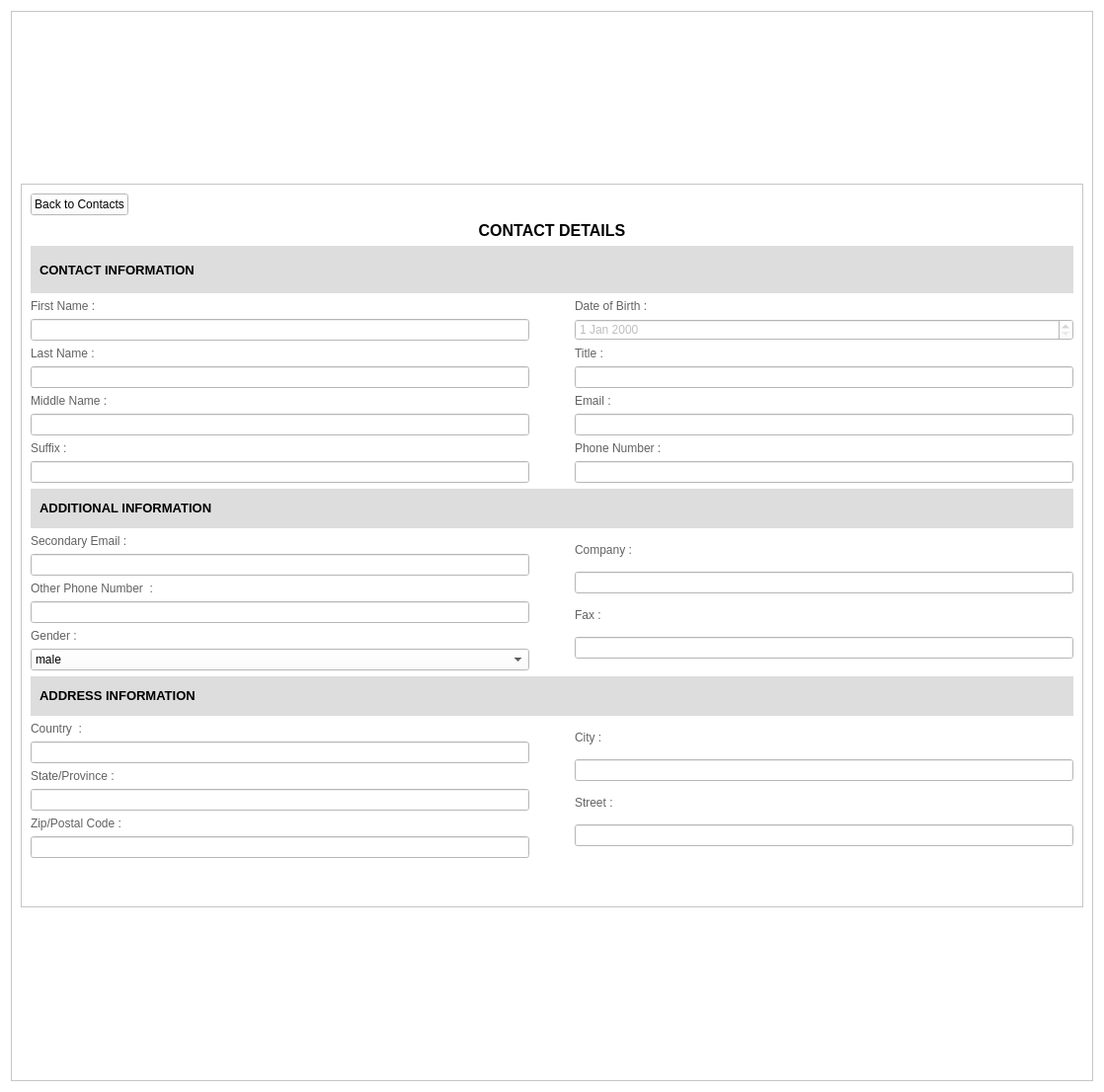
<?xml version="1.0" encoding="UTF-8"?>
<ui version="4.0">
 <class>contacts_view</class>
 <widget class="QWidget" name="contacts_view">
  <property name="geometry">
   <rect>
    <x>0</x>
    <y>0</y>
    <width>1118</width>
    <height>1106</height>
   </rect>
  </property>
  <property name="sizePolicy">
   <sizepolicy hsizetype="Expanding" vsizetype="Expanding">
    <horstretch>0</horstretch>
    <verstretch>0</verstretch>
   </sizepolicy>
  </property>
  <property name="windowTitle">
   <string>Contact Details</string>
  </property>
  <property name="styleSheet">
   <string notr="true">background-color: rgb(255, 255, 255);</string>
  </property>
  <layout class="QVBoxLayout" name="verticalLayout_3">
   <item>
    <widget class="QScrollArea" name="scrollArea_4">
     <property name="sizePolicy">
      <sizepolicy hsizetype="Expanding" vsizetype="Expanding">
       <horstretch>0</horstretch>
       <verstretch>0</verstretch>
      </sizepolicy>
     </property>
     <property name="widgetResizable">
      <bool>true</bool>
     </property>
     <property name="alignment">
      <set>Qt::AlignmentFlag::AlignCenter</set>
     </property>
     <widget class="QWidget" name="scrollAreaWidgetContents_4">
      <property name="geometry">
       <rect>
        <x>0</x>
        <y>0</y>
        <width>1094</width>
        <height>1082</height>
       </rect>
      </property>
      <property name="sizePolicy">
       <sizepolicy hsizetype="Expanding" vsizetype="Expanding">
        <horstretch>0</horstretch>
        <verstretch>0</verstretch>
       </sizepolicy>
      </property>
      <layout class="QGridLayout" name="gridLayout_2">
       <item row="0" column="1">
        <widget class="QFrame" name="frame_4">
         <property name="sizePolicy">
          <sizepolicy hsizetype="Expanding" vsizetype="Fixed">
           <horstretch>0</horstretch>
           <verstretch>0</verstretch>
          </sizepolicy>
         </property>
         <property name="minimumSize">
          <size>
           <width>0</width>
           <height>0</height>
          </size>
         </property>
         <property name="maximumSize">
          <size>
           <width>16777215</width>
           <height>16777215</height>
          </size>
         </property>
         <property name="frameShape">
          <enum>QFrame::Shape::StyledPanel</enum>
         </property>
         <property name="frameShadow">
          <enum>QFrame::Shadow::Raised</enum>
         </property>
         <layout class="QGridLayout" name="gridLayout">
          <item row="1" column="0">
           <widget class="QLabel" name="label">
            <property name="font">
             <font>
              <pointsize>12</pointsize>
              <bold>true</bold>
             </font>
            </property>
            <property name="text">
             <string>CONTACT DETAILS</string>
            </property>
            <property name="alignment">
             <set>Qt::AlignmentFlag::AlignCenter</set>
            </property>
           </widget>
          </item>
          <item row="3" column="0">
           <layout class="QGridLayout" name="gridLayout_8">
            <item row="0" column="2">
             <layout class="QGridLayout" name="gridLayout_9">
              <item row="5" column="0">
               <widget class="QLineEdit" name="email_line">
                <property name="enabled">
                 <bool>false</bool>
                </property>
                <property name="sizePolicy">
                 <sizepolicy hsizetype="Expanding" vsizetype="Fixed">
                  <horstretch>0</horstretch>
                  <verstretch>0</verstretch>
                 </sizepolicy>
                </property>
                <property name="minimumSize">
                 <size>
                  <width>0</width>
                  <height>0</height>
                 </size>
                </property>
                <property name="maximumSize">
                 <size>
                  <width>16777215</width>
                  <height>16777215</height>
                 </size>
                </property>
               </widget>
              </item>
              <item row="2" column="0">
               <widget class="QLabel" name="TitleLabel_4">
                <property name="sizePolicy">
                 <sizepolicy hsizetype="Expanding" vsizetype="Fixed">
                  <horstretch>0</horstretch>
                  <verstretch>0</verstretch>
                 </sizepolicy>
                </property>
                <property name="styleSheet">
                 <string notr="true">color: rgb(98, 98, 98);</string>
                </property>
                <property name="text">
                 <string>Title :</string>
                </property>
               </widget>
              </item>
              <item row="0" column="0">
               <widget class="QLabel" name="DateOfBirthLabel_4">
                <property name="sizePolicy">
                 <sizepolicy hsizetype="Expanding" vsizetype="Fixed">
                  <horstretch>0</horstretch>
                  <verstretch>0</verstretch>
                 </sizepolicy>
                </property>
                <property name="styleSheet">
                 <string notr="true">color: rgb(98, 98, 98);</string>
                </property>
                <property name="text">
                 <string>Date of Birth :</string>
                </property>
               </widget>
              </item>
              <item row="3" column="0">
               <widget class="QLineEdit" name="title_line">
                <property name="enabled">
                 <bool>false</bool>
                </property>
                <property name="sizePolicy">
                 <sizepolicy hsizetype="Expanding" vsizetype="Fixed">
                  <horstretch>0</horstretch>
                  <verstretch>0</verstretch>
                 </sizepolicy>
                </property>
                <property name="minimumSize">
                 <size>
                  <width>0</width>
                  <height>0</height>
                 </size>
                </property>
                <property name="maximumSize">
                 <size>
                  <width>16777215</width>
                  <height>16777215</height>
                 </size>
                </property>
               </widget>
              </item>
              <item row="7" column="0">
               <widget class="QLineEdit" name="phone_line">
                <property name="enabled">
                 <bool>false</bool>
                </property>
                <property name="sizePolicy">
                 <sizepolicy hsizetype="Expanding" vsizetype="Fixed">
                  <horstretch>0</horstretch>
                  <verstretch>0</verstretch>
                 </sizepolicy>
                </property>
                <property name="minimumSize">
                 <size>
                  <width>0</width>
                  <height>0</height>
                 </size>
                </property>
                <property name="maximumSize">
                 <size>
                  <width>16777215</width>
                  <height>16777215</height>
                 </size>
                </property>
               </widget>
              </item>
              <item row="4" column="0">
               <widget class="QLabel" name="MiddleNameLabel_8">
                <property name="sizePolicy">
                 <sizepolicy hsizetype="Expanding" vsizetype="Fixed">
                  <horstretch>0</horstretch>
                  <verstretch>0</verstretch>
                 </sizepolicy>
                </property>
                <property name="styleSheet">
                 <string notr="true">color: rgb(98, 98, 98);</string>
                </property>
                <property name="text">
                 <string>Email :</string>
                </property>
               </widget>
              </item>
              <item row="6" column="0">
               <widget class="QLabel" name="SuffixLabel_8">
                <property name="sizePolicy">
                 <sizepolicy hsizetype="Expanding" vsizetype="Fixed">
                  <horstretch>0</horstretch>
                  <verstretch>0</verstretch>
                 </sizepolicy>
                </property>
                <property name="styleSheet">
                 <string notr="true">color: rgb(98, 98, 98);</string>
                </property>
                <property name="text">
                 <string>Phone Number :</string>
                </property>
               </widget>
              </item>
              <item row="1" column="0">
               <widget class="QDateEdit" name="dob_date">
                <property name="enabled">
                 <bool>false</bool>
                </property>
               </widget>
              </item>
             </layout>
            </item>
            <item row="0" column="1">
             <spacer name="horizontalSpacer">
              <property name="orientation">
               <enum>Qt::Orientation::Horizontal</enum>
              </property>
              <property name="sizeType">
               <enum>QSizePolicy::Policy::Preferred</enum>
              </property>
              <property name="sizeHint" stdset="0">
               <size>
                <width>40</width>
                <height>20</height>
               </size>
              </property>
             </spacer>
            </item>
            <item row="1" column="0">
             <layout class="QVBoxLayout" name="verticalLayout"/>
            </item>
            <item row="0" column="0">
             <layout class="QGridLayout" name="gridLayout_10">
              <item row="7" column="0">
               <widget class="QLineEdit" name="suffix_line">
                <property name="enabled">
                 <bool>false</bool>
                </property>
                <property name="sizePolicy">
                 <sizepolicy hsizetype="Expanding" vsizetype="Fixed">
                  <horstretch>0</horstretch>
                  <verstretch>0</verstretch>
                 </sizepolicy>
                </property>
                <property name="minimumSize">
                 <size>
                  <width>0</width>
                  <height>0</height>
                 </size>
                </property>
                <property name="maximumSize">
                 <size>
                  <width>16777215</width>
                  <height>16777215</height>
                 </size>
                </property>
               </widget>
              </item>
              <item row="0" column="0">
               <widget class="QLabel" name="FirstNameLabel_4">
                <property name="sizePolicy">
                 <sizepolicy hsizetype="Expanding" vsizetype="Fixed">
                  <horstretch>0</horstretch>
                  <verstretch>0</verstretch>
                 </sizepolicy>
                </property>
                <property name="styleSheet">
                 <string notr="true">color: rgb(98, 98, 98);</string>
                </property>
                <property name="text">
                 <string>First Name :</string>
                </property>
               </widget>
              </item>
              <item row="2" column="0">
               <widget class="QLabel" name="LastNameLabel_4">
                <property name="sizePolicy">
                 <sizepolicy hsizetype="Expanding" vsizetype="Fixed">
                  <horstretch>0</horstretch>
                  <verstretch>0</verstretch>
                 </sizepolicy>
                </property>
                <property name="styleSheet">
                 <string notr="true">color: rgb(98, 98, 98);</string>
                </property>
                <property name="text">
                 <string>Last Name :</string>
                </property>
               </widget>
              </item>
              <item row="3" column="0">
               <widget class="QLineEdit" name="lastname_line">
                <property name="enabled">
                 <bool>false</bool>
                </property>
                <property name="sizePolicy">
                 <sizepolicy hsizetype="Expanding" vsizetype="Fixed">
                  <horstretch>0</horstretch>
                  <verstretch>0</verstretch>
                 </sizepolicy>
                </property>
                <property name="minimumSize">
                 <size>
                  <width>0</width>
                  <height>0</height>
                 </size>
                </property>
                <property name="maximumSize">
                 <size>
                  <width>16777215</width>
                  <height>16777215</height>
                 </size>
                </property>
               </widget>
              </item>
              <item row="4" column="0">
               <widget class="QLabel" name="SalutationLabel_4">
                <property name="sizePolicy">
                 <sizepolicy hsizetype="Expanding" vsizetype="Fixed">
                  <horstretch>0</horstretch>
                  <verstretch>0</verstretch>
                 </sizepolicy>
                </property>
                <property name="styleSheet">
                 <string notr="true">color: rgb(98, 98, 98);</string>
                </property>
                <property name="text">
                 <string>Middle Name :</string>
                </property>
               </widget>
              </item>
              <item row="1" column="0">
               <widget class="QLineEdit" name="firstname_line">
                <property name="enabled">
                 <bool>false</bool>
                </property>
                <property name="sizePolicy">
                 <sizepolicy hsizetype="Expanding" vsizetype="Fixed">
                  <horstretch>0</horstretch>
                  <verstretch>0</verstretch>
                 </sizepolicy>
                </property>
                <property name="minimumSize">
                 <size>
                  <width>0</width>
                  <height>0</height>
                 </size>
                </property>
                <property name="maximumSize">
                 <size>
                  <width>16777215</width>
                  <height>16777215</height>
                 </size>
                </property>
               </widget>
              </item>
              <item row="6" column="0">
               <widget class="QLabel" name="SuffixLabel_7">
                <property name="sizePolicy">
                 <sizepolicy hsizetype="Expanding" vsizetype="Fixed">
                  <horstretch>0</horstretch>
                  <verstretch>0</verstretch>
                 </sizepolicy>
                </property>
                <property name="styleSheet">
                 <string notr="true">color: rgb(98, 98, 98);</string>
                </property>
                <property name="text">
                 <string>Suffix :</string>
                </property>
               </widget>
              </item>
              <item row="5" column="0">
               <widget class="QLineEdit" name="middlename">
                <property name="enabled">
                 <bool>false</bool>
                </property>
               </widget>
              </item>
             </layout>
            </item>
           </layout>
          </item>
          <item row="2" column="0">
           <layout class="QVBoxLayout" name="verticalLayout_19">
            <property name="spacing">
             <number>0</number>
            </property>
            <item>
             <widget class="QWidget" name="widget_19" native="true">
              <property name="sizePolicy">
               <sizepolicy hsizetype="Expanding" vsizetype="Fixed">
                <horstretch>0</horstretch>
                <verstretch>0</verstretch>
               </sizepolicy>
              </property>
              <property name="minimumSize">
               <size>
                <width>0</width>
                <height>25</height>
               </size>
              </property>
              <property name="styleSheet">
               <string notr="true">background-color: rgb(221, 221, 221);</string>
              </property>
              <layout class="QVBoxLayout" name="verticalLayout_10">
               <item>
                <widget class="QLabel" name="ContactsInformation_4">
                 <property name="sizePolicy">
                  <sizepolicy hsizetype="Expanding" vsizetype="Fixed">
                   <horstretch>0</horstretch>
                   <verstretch>0</verstretch>
                  </sizepolicy>
                 </property>
                 <property name="minimumSize">
                  <size>
                   <width>0</width>
                   <height>30</height>
                  </size>
                 </property>
                 <property name="font">
                  <font>
                   <pointsize>10</pointsize>
                   <bold>true</bold>
                  </font>
                 </property>
                 <property name="styleSheet">
                  <string notr="true">color: rgb(0, 0, 0);</string>
                 </property>
                 <property name="text">
                  <string>CONTACT INFORMATION</string>
                 </property>
                </widget>
               </item>
              </layout>
             </widget>
            </item>
           </layout>
          </item>
          <item row="7" column="0">
           <layout class="QGridLayout" name="gridLayout_18">
            <item row="0" column="0">
             <layout class="QGridLayout" name="gridLayout_3">
              <item row="1" column="0">
               <widget class="QLineEdit" name="country_line">
                <property name="enabled">
                 <bool>false</bool>
                </property>
                <property name="sizePolicy">
                 <sizepolicy hsizetype="Expanding" vsizetype="Fixed">
                  <horstretch>0</horstretch>
                  <verstretch>0</verstretch>
                 </sizepolicy>
                </property>
                <property name="minimumSize">
                 <size>
                  <width>0</width>
                  <height>0</height>
                 </size>
                </property>
                <property name="maximumSize">
                 <size>
                  <width>16777215</width>
                  <height>16777215</height>
                 </size>
                </property>
               </widget>
              </item>
              <item row="0" column="0">
               <widget class="QLabel" name="CountryLabel_4">
                <property name="sizePolicy">
                 <sizepolicy hsizetype="Expanding" vsizetype="Fixed">
                  <horstretch>0</horstretch>
                  <verstretch>0</verstretch>
                 </sizepolicy>
                </property>
                <property name="styleSheet">
                 <string notr="true">color: rgb(98, 98, 98);</string>
                </property>
                <property name="text">
                 <string>Country  :</string>
                </property>
               </widget>
              </item>
              <item row="5" column="0">
               <widget class="QLineEdit" name="zip_line">
                <property name="enabled">
                 <bool>false</bool>
                </property>
                <property name="sizePolicy">
                 <sizepolicy hsizetype="Expanding" vsizetype="Fixed">
                  <horstretch>0</horstretch>
                  <verstretch>0</verstretch>
                 </sizepolicy>
                </property>
                <property name="minimumSize">
                 <size>
                  <width>0</width>
                  <height>0</height>
                 </size>
                </property>
                <property name="maximumSize">
                 <size>
                  <width>16777215</width>
                  <height>16777215</height>
                 </size>
                </property>
               </widget>
              </item>
              <item row="3" column="0">
               <widget class="QLineEdit" name="state_line">
                <property name="enabled">
                 <bool>false</bool>
                </property>
                <property name="sizePolicy">
                 <sizepolicy hsizetype="Expanding" vsizetype="Fixed">
                  <horstretch>0</horstretch>
                  <verstretch>0</verstretch>
                 </sizepolicy>
                </property>
                <property name="minimumSize">
                 <size>
                  <width>0</width>
                  <height>0</height>
                 </size>
                </property>
                <property name="maximumSize">
                 <size>
                  <width>16777215</width>
                  <height>16777215</height>
                 </size>
                </property>
               </widget>
              </item>
              <item row="2" column="0">
               <widget class="QLabel" name="State_ProvinceLabel_4">
                <property name="sizePolicy">
                 <sizepolicy hsizetype="Expanding" vsizetype="Fixed">
                  <horstretch>0</horstretch>
                  <verstretch>0</verstretch>
                 </sizepolicy>
                </property>
                <property name="styleSheet">
                 <string notr="true">color: rgb(98, 98, 98);</string>
                </property>
                <property name="text">
                 <string>State/Province :</string>
                </property>
               </widget>
              </item>
              <item row="4" column="0">
               <widget class="QLabel" name="ZipPostalCodeLabel_4">
                <property name="sizePolicy">
                 <sizepolicy hsizetype="Expanding" vsizetype="Fixed">
                  <horstretch>0</horstretch>
                  <verstretch>0</verstretch>
                 </sizepolicy>
                </property>
                <property name="styleSheet">
                 <string notr="true">color: rgb(98, 98, 98);</string>
                </property>
                <property name="text">
                 <string>Zip/Postal Code :</string>
                </property>
               </widget>
              </item>
             </layout>
            </item>
            <item row="0" column="1">
             <spacer name="horizontalSpacer_3">
              <property name="orientation">
               <enum>Qt::Orientation::Horizontal</enum>
              </property>
              <property name="sizeType">
               <enum>QSizePolicy::Policy::Preferred</enum>
              </property>
              <property name="sizeHint" stdset="0">
               <size>
                <width>40</width>
                <height>20</height>
               </size>
              </property>
             </spacer>
            </item>
            <item row="0" column="2">
             <layout class="QGridLayout" name="gridLayout_23">
              <item row="7" column="0">
               <layout class="QVBoxLayout" name="verticalLayout_25"/>
              </item>
              <item row="4" column="0">
               <widget class="QLabel" name="StreetLabel_4">
                <property name="sizePolicy">
                 <sizepolicy hsizetype="Expanding" vsizetype="Fixed">
                  <horstretch>0</horstretch>
                  <verstretch>0</verstretch>
                 </sizepolicy>
                </property>
                <property name="styleSheet">
                 <string notr="true">color: rgb(98, 98, 98);</string>
                </property>
                <property name="text">
                 <string>Street :</string>
                </property>
               </widget>
              </item>
              <item row="0" column="0">
               <widget class="QLabel" name="CityLabel_4">
                <property name="sizePolicy">
                 <sizepolicy hsizetype="Expanding" vsizetype="Fixed">
                  <horstretch>0</horstretch>
                  <verstretch>0</verstretch>
                 </sizepolicy>
                </property>
                <property name="styleSheet">
                 <string notr="true">color: rgb(98, 98, 98);</string>
                </property>
                <property name="text">
                 <string>City :</string>
                </property>
               </widget>
              </item>
              <item row="5" column="0">
               <widget class="QLineEdit" name="street_line">
                <property name="enabled">
                 <bool>false</bool>
                </property>
               </widget>
              </item>
              <item row="1" column="0">
               <widget class="QLineEdit" name="city_line">
                <property name="enabled">
                 <bool>false</bool>
                </property>
                <property name="sizePolicy">
                 <sizepolicy hsizetype="Expanding" vsizetype="Fixed">
                  <horstretch>0</horstretch>
                  <verstretch>0</verstretch>
                 </sizepolicy>
                </property>
               </widget>
              </item>
              <item row="6" column="0">
               <layout class="QVBoxLayout" name="verticalLayout_9"/>
              </item>
             </layout>
            </item>
           </layout>
          </item>
          <item row="4" column="0">
           <layout class="QGridLayout" name="gridLayout_27">
            <item row="0" column="0">
             <widget class="QWidget" name="widget_18" native="true">
              <property name="sizePolicy">
               <sizepolicy hsizetype="Expanding" vsizetype="Fixed">
                <horstretch>0</horstretch>
                <verstretch>0</verstretch>
               </sizepolicy>
              </property>
              <property name="minimumSize">
               <size>
                <width>0</width>
                <height>40</height>
               </size>
              </property>
              <property name="styleSheet">
               <string notr="true">background-color: rgb(221, 221, 221);</string>
              </property>
              <layout class="QGridLayout" name="gridLayout_7">
               <item row="0" column="0">
                <widget class="QLabel" name="AdditionalInformation_5">
                 <property name="sizePolicy">
                  <sizepolicy hsizetype="Expanding" vsizetype="Fixed">
                   <horstretch>0</horstretch>
                   <verstretch>0</verstretch>
                  </sizepolicy>
                 </property>
                 <property name="font">
                  <font>
                   <pointsize>10</pointsize>
                   <bold>true</bold>
                  </font>
                 </property>
                 <property name="styleSheet">
                  <string notr="true">color: rgb(0, 0, 0);</string>
                 </property>
                 <property name="text">
                  <string>ADDITIONAL INFORMATION</string>
                 </property>
                </widget>
               </item>
              </layout>
             </widget>
            </item>
           </layout>
          </item>
          <item row="0" column="0">
           <widget class="QPushButton" name="back_line">
            <property name="sizePolicy">
             <sizepolicy hsizetype="Fixed" vsizetype="Fixed">
              <horstretch>0</horstretch>
              <verstretch>0</verstretch>
             </sizepolicy>
            </property>
            <property name="styleSheet">
             <string notr="true">background-color: {rgb(255, 255, 255);
color: rgb(0, 0, 0);
}

QPushButton:hover {
    color: blue;
 text-decoration: underline; 
}


</string>
            </property>
            <property name="text">
             <string>Back to Contacts</string>
            </property>
            <property name="icon">
             <iconset>
              <normaloff>:/new/newPrefix/Resources/left-arrow.png</normaloff>
              <disabledon>:/new/newPrefix/Resources/left-arrow.png</disabledon>:/new/newPrefix/Resources/left-arrow.png</iconset>
            </property>
           </widget>
          </item>
          <item row="8" column="0">
           <spacer name="verticalSpacer">
            <property name="orientation">
             <enum>Qt::Orientation::Vertical</enum>
            </property>
            <property name="sizeHint" stdset="0">
             <size>
              <width>20</width>
              <height>40</height>
             </size>
            </property>
           </spacer>
          </item>
          <item row="6" column="0">
           <layout class="QGridLayout" name="gridLayout_14">
            <item row="0" column="0">
             <widget class="QWidget" name="widget_20" native="true">
              <property name="sizePolicy">
               <sizepolicy hsizetype="Expanding" vsizetype="Fixed">
                <horstretch>0</horstretch>
                <verstretch>0</verstretch>
               </sizepolicy>
              </property>
              <property name="minimumSize">
               <size>
                <width>0</width>
                <height>40</height>
               </size>
              </property>
              <property name="styleSheet">
               <string notr="true">background-color: rgb(221, 221, 221);</string>
              </property>
              <layout class="QGridLayout" name="gridLayout_4">
               <item row="0" column="0">
                <widget class="QLabel" name="AdditionalInformation_14">
                 <property name="sizePolicy">
                  <sizepolicy hsizetype="Expanding" vsizetype="Fixed">
                   <horstretch>0</horstretch>
                   <verstretch>0</verstretch>
                  </sizepolicy>
                 </property>
                 <property name="font">
                  <font>
                   <pointsize>10</pointsize>
                   <bold>true</bold>
                  </font>
                 </property>
                 <property name="styleSheet">
                  <string notr="true">color: rgb(0, 0, 0);</string>
                 </property>
                 <property name="text">
                  <string>ADDRESS INFORMATION</string>
                 </property>
                </widget>
               </item>
              </layout>
             </widget>
            </item>
           </layout>
          </item>
          <item row="5" column="0">
           <layout class="QGridLayout" name="gridLayout_11">
            <item row="0" column="2">
             <layout class="QGridLayout" name="gridLayout_17">
              <item row="1" column="0">
               <widget class="QLineEdit" name="comany_line">
                <property name="enabled">
                 <bool>false</bool>
                </property>
                <property name="sizePolicy">
                 <sizepolicy hsizetype="Expanding" vsizetype="Fixed">
                  <horstretch>0</horstretch>
                  <verstretch>0</verstretch>
                 </sizepolicy>
                </property>
                <property name="minimumSize">
                 <size>
                  <width>0</width>
                  <height>0</height>
                 </size>
                </property>
                <property name="maximumSize">
                 <size>
                  <width>16777215</width>
                  <height>16777215</height>
                 </size>
                </property>
               </widget>
              </item>
              <item row="0" column="0">
               <widget class="QLabel" name="CompanyLabel_4">
                <property name="sizePolicy">
                 <sizepolicy hsizetype="Expanding" vsizetype="Fixed">
                  <horstretch>0</horstretch>
                  <verstretch>0</verstretch>
                 </sizepolicy>
                </property>
                <property name="styleSheet">
                 <string notr="true">color: rgb(98, 98, 98);</string>
                </property>
                <property name="text">
                 <string>Company :</string>
                </property>
               </widget>
              </item>
              <item row="3" column="0">
               <widget class="QLineEdit" name="fax_line">
                <property name="enabled">
                 <bool>false</bool>
                </property>
                <property name="sizePolicy">
                 <sizepolicy hsizetype="Expanding" vsizetype="Fixed">
                  <horstretch>0</horstretch>
                  <verstretch>0</verstretch>
                 </sizepolicy>
                </property>
                <property name="minimumSize">
                 <size>
                  <width>0</width>
                  <height>0</height>
                 </size>
                </property>
                <property name="maximumSize">
                 <size>
                  <width>16777215</width>
                  <height>16777215</height>
                 </size>
                </property>
               </widget>
              </item>
              <item row="2" column="0">
               <widget class="QLabel" name="FaxLabel_4">
                <property name="sizePolicy">
                 <sizepolicy hsizetype="Expanding" vsizetype="Fixed">
                  <horstretch>0</horstretch>
                  <verstretch>0</verstretch>
                 </sizepolicy>
                </property>
                <property name="styleSheet">
                 <string notr="true">color: rgb(98, 98, 98);</string>
                </property>
                <property name="text">
                 <string>Fax :</string>
                </property>
               </widget>
              </item>
              <item row="8" column="0">
               <layout class="QVBoxLayout" name="verticalLayout_14"/>
              </item>
              <item row="4" column="0">
               <layout class="QVBoxLayout" name="verticalLayout_8"/>
              </item>
             </layout>
            </item>
            <item row="0" column="0">
             <layout class="QGridLayout" name="gridLayout_16">
              <item row="3" column="0">
               <widget class="QLabel" name="OtherPhoneNumLabel_4">
                <property name="sizePolicy">
                 <sizepolicy hsizetype="Expanding" vsizetype="Fixed">
                  <horstretch>0</horstretch>
                  <verstretch>0</verstretch>
                 </sizepolicy>
                </property>
                <property name="styleSheet">
                 <string notr="true">color: rgb(98, 98, 98);</string>
                </property>
                <property name="text">
                 <string>Other Phone Number  :</string>
                </property>
               </widget>
              </item>
              <item row="7" column="0">
               <widget class="QComboBox" name="gender_combo">
                <property name="enabled">
                 <bool>true</bool>
                </property>
                <property name="sizePolicy">
                 <sizepolicy hsizetype="Expanding" vsizetype="Fixed">
                  <horstretch>0</horstretch>
                  <verstretch>0</verstretch>
                 </sizepolicy>
                </property>
                <item>
                 <property name="text">
                  <string>male</string>
                 </property>
                </item>
                <item>
                 <property name="text">
                  <string>female</string>
                 </property>
                </item>
                <item>
                 <property name="text">
                  <string>other</string>
                 </property>
                </item>
               </widget>
              </item>
              <item row="4" column="0">
               <widget class="QLineEdit" name="otherphone_line">
                <property name="enabled">
                 <bool>false</bool>
                </property>
                <property name="sizePolicy">
                 <sizepolicy hsizetype="Expanding" vsizetype="Fixed">
                  <horstretch>0</horstretch>
                  <verstretch>0</verstretch>
                 </sizepolicy>
                </property>
                <property name="minimumSize">
                 <size>
                  <width>0</width>
                  <height>0</height>
                 </size>
                </property>
                <property name="maximumSize">
                 <size>
                  <width>16777215</width>
                  <height>16777215</height>
                 </size>
                </property>
               </widget>
              </item>
              <item row="0" column="0">
               <widget class="QLabel" name="SecondaryEmailLabel_4">
                <property name="sizePolicy">
                 <sizepolicy hsizetype="Expanding" vsizetype="Fixed">
                  <horstretch>0</horstretch>
                  <verstretch>0</verstretch>
                 </sizepolicy>
                </property>
                <property name="styleSheet">
                 <string notr="true">color: rgb(98, 98, 98);</string>
                </property>
                <property name="text">
                 <string>Secondary Email :</string>
                </property>
               </widget>
              </item>
              <item row="1" column="0">
               <widget class="QLineEdit" name="secondaryemail_line">
                <property name="enabled">
                 <bool>false</bool>
                </property>
                <property name="sizePolicy">
                 <sizepolicy hsizetype="Expanding" vsizetype="Fixed">
                  <horstretch>0</horstretch>
                  <verstretch>0</verstretch>
                 </sizepolicy>
                </property>
                <property name="minimumSize">
                 <size>
                  <width>0</width>
                  <height>0</height>
                 </size>
                </property>
                <property name="maximumSize">
                 <size>
                  <width>16777215</width>
                  <height>16777215</height>
                 </size>
                </property>
               </widget>
              </item>
              <item row="6" column="0">
               <widget class="QLabel" name="GenderLabel_4">
                <property name="sizePolicy">
                 <sizepolicy hsizetype="Expanding" vsizetype="Fixed">
                  <horstretch>0</horstretch>
                  <verstretch>0</verstretch>
                 </sizepolicy>
                </property>
                <property name="styleSheet">
                 <string notr="true">color: rgb(98, 98, 98);</string>
                </property>
                <property name="text">
                 <string>Gender :</string>
                </property>
               </widget>
              </item>
             </layout>
            </item>
            <item row="0" column="1">
             <spacer name="horizontalSpacer_2">
              <property name="orientation">
               <enum>Qt::Orientation::Horizontal</enum>
              </property>
              <property name="sizeType">
               <enum>QSizePolicy::Policy::Preferred</enum>
              </property>
              <property name="sizeHint" stdset="0">
               <size>
                <width>40</width>
                <height>20</height>
               </size>
              </property>
             </spacer>
            </item>
           </layout>
          </item>
         </layout>
        </widget>
       </item>
      </layout>
     </widget>
    </widget>
   </item>
  </layout>
 </widget>
 <resources/>
 <connections/>
</ui>
